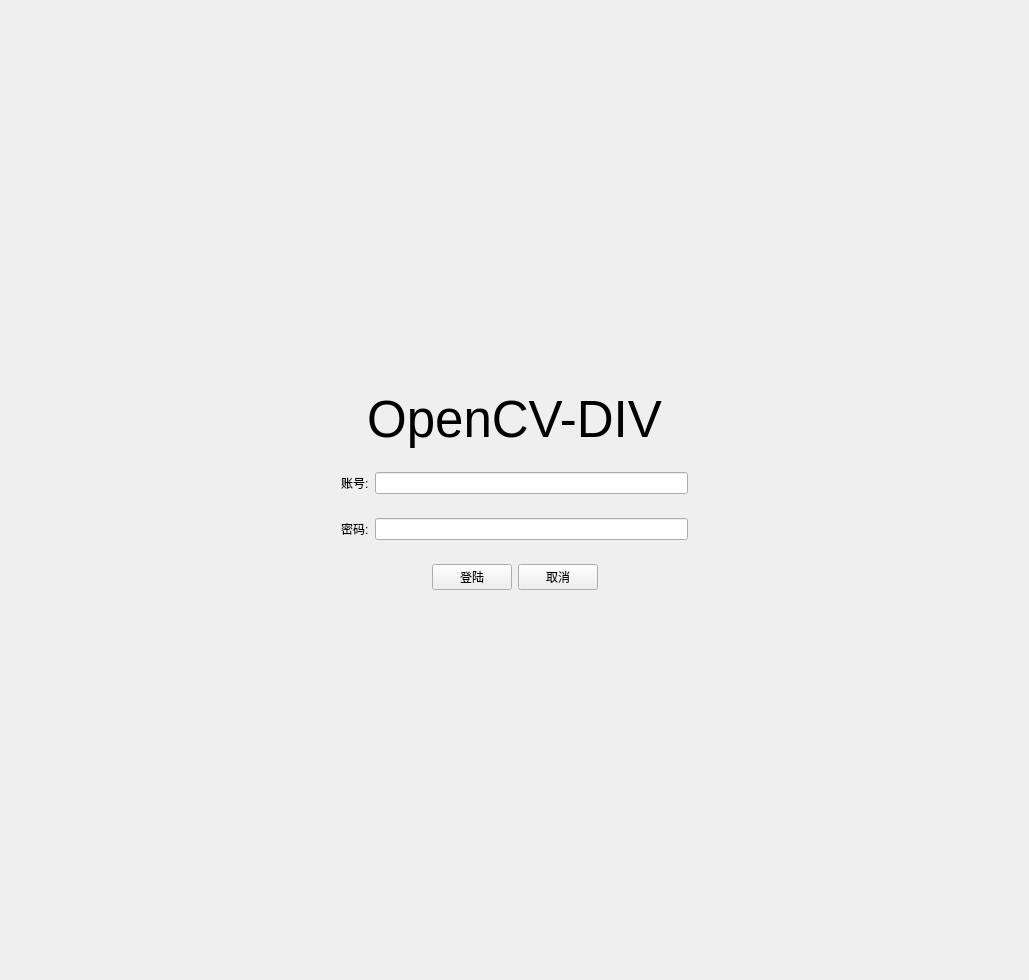
<?xml version="1.0" encoding="UTF-8"?>
<ui version="4.0">
 <class>LoginWindow</class>
 <widget class="QMainWindow" name="LoginWindow">
  <property name="geometry">
   <rect>
    <x>0</x>
    <y>0</y>
    <width>1029</width>
    <height>980</height>
   </rect>
  </property>
  <property name="windowTitle">
   <string>LoginWindow</string>
  </property>
  <widget class="QWidget" name="centralWidget">
   <layout class="QHBoxLayout" name="horizontalLayout_5">
    <item>
     <widget class="QFrame" name="frame">
      <property name="frameShape">
       <enum>QFrame::NoFrame</enum>
      </property>
      <property name="frameShadow">
       <enum>QFrame::Raised</enum>
      </property>
      <layout class="QVBoxLayout" name="verticalLayout">
       <item>
        <spacer name="verticalSpacer">
         <property name="orientation">
          <enum>Qt::Vertical</enum>
         </property>
         <property name="sizeHint" stdset="0">
          <size>
           <width>20</width>
           <height>40</height>
          </size>
         </property>
        </spacer>
       </item>
       <item>
        <widget class="QFrame" name="frame_5">
         <property name="frameShape">
          <enum>QFrame::NoFrame</enum>
         </property>
         <property name="frameShadow">
          <enum>QFrame::Raised</enum>
         </property>
         <property name="lineWidth">
          <number>0</number>
         </property>
         <layout class="QHBoxLayout" name="horizontalLayout">
          <item>
           <widget class="QLabel" name="label">
            <property name="font">
             <font>
              <pointsize>38</pointsize>
             </font>
            </property>
            <property name="text">
             <string>OpenCV-DIV</string>
            </property>
            <property name="alignment">
             <set>Qt::AlignCenter</set>
            </property>
           </widget>
          </item>
         </layout>
        </widget>
       </item>
       <item>
        <widget class="QFrame" name="frame_2">
         <property name="frameShape">
          <enum>QFrame::NoFrame</enum>
         </property>
         <property name="frameShadow">
          <enum>QFrame::Raised</enum>
         </property>
         <property name="lineWidth">
          <number>0</number>
         </property>
         <layout class="QHBoxLayout" name="horizontalLayout_3">
          <item>
           <spacer name="horizontalSpacer_4">
            <property name="orientation">
             <enum>Qt::Horizontal</enum>
            </property>
            <property name="sizeHint" stdset="0">
             <size>
              <width>40</width>
              <height>20</height>
             </size>
            </property>
           </spacer>
          </item>
          <item>
           <widget class="QLabel" name="label_2">
            <property name="text">
             <string>账号:</string>
            </property>
            <property name="buddy">
             <cstring>lineEdit</cstring>
            </property>
           </widget>
          </item>
          <item>
           <widget class="QLineEdit" name="lineEdit"/>
          </item>
          <item>
           <spacer name="horizontalSpacer_5">
            <property name="orientation">
             <enum>Qt::Horizontal</enum>
            </property>
            <property name="sizeHint" stdset="0">
             <size>
              <width>40</width>
              <height>20</height>
             </size>
            </property>
           </spacer>
          </item>
         </layout>
        </widget>
       </item>
       <item>
        <widget class="QFrame" name="frame_3">
         <property name="frameShape">
          <enum>QFrame::NoFrame</enum>
         </property>
         <property name="frameShadow">
          <enum>QFrame::Raised</enum>
         </property>
         <property name="lineWidth">
          <number>0</number>
         </property>
         <layout class="QHBoxLayout" name="horizontalLayout_4">
          <item>
           <spacer name="horizontalSpacer_6">
            <property name="orientation">
             <enum>Qt::Horizontal</enum>
            </property>
            <property name="sizeHint" stdset="0">
             <size>
              <width>40</width>
              <height>20</height>
             </size>
            </property>
           </spacer>
          </item>
          <item>
           <widget class="QLabel" name="label_3">
            <property name="text">
             <string>密码:</string>
            </property>
            <property name="buddy">
             <cstring>lineEdit_2</cstring>
            </property>
           </widget>
          </item>
          <item>
           <widget class="QLineEdit" name="lineEdit_2"/>
          </item>
          <item>
           <spacer name="horizontalSpacer_7">
            <property name="orientation">
             <enum>Qt::Horizontal</enum>
            </property>
            <property name="sizeHint" stdset="0">
             <size>
              <width>40</width>
              <height>20</height>
             </size>
            </property>
           </spacer>
          </item>
         </layout>
        </widget>
       </item>
       <item>
        <widget class="QFrame" name="frame_4">
         <property name="frameShape">
          <enum>QFrame::NoFrame</enum>
         </property>
         <property name="frameShadow">
          <enum>QFrame::Raised</enum>
         </property>
         <property name="lineWidth">
          <number>0</number>
         </property>
         <layout class="QHBoxLayout" name="horizontalLayout_2">
          <item>
           <spacer name="horizontalSpacer">
            <property name="orientation">
             <enum>Qt::Horizontal</enum>
            </property>
            <property name="sizeHint" stdset="0">
             <size>
              <width>40</width>
              <height>20</height>
             </size>
            </property>
           </spacer>
          </item>
          <item>
           <widget class="QPushButton" name="loginButton">
            <property name="text">
             <string>登陆</string>
            </property>
           </widget>
          </item>
          <item>
           <widget class="QPushButton" name="cancelButton">
            <property name="text">
             <string>取消</string>
            </property>
           </widget>
          </item>
          <item>
           <spacer name="horizontalSpacer_3">
            <property name="orientation">
             <enum>Qt::Horizontal</enum>
            </property>
            <property name="sizeHint" stdset="0">
             <size>
              <width>40</width>
              <height>20</height>
             </size>
            </property>
           </spacer>
          </item>
         </layout>
        </widget>
       </item>
       <item>
        <spacer name="verticalSpacer_2">
         <property name="orientation">
          <enum>Qt::Vertical</enum>
         </property>
         <property name="sizeHint" stdset="0">
          <size>
           <width>20</width>
           <height>40</height>
          </size>
         </property>
        </spacer>
       </item>
      </layout>
     </widget>
    </item>
   </layout>
  </widget>
 </widget>
 <resources/>
 <connections/>
</ui>
